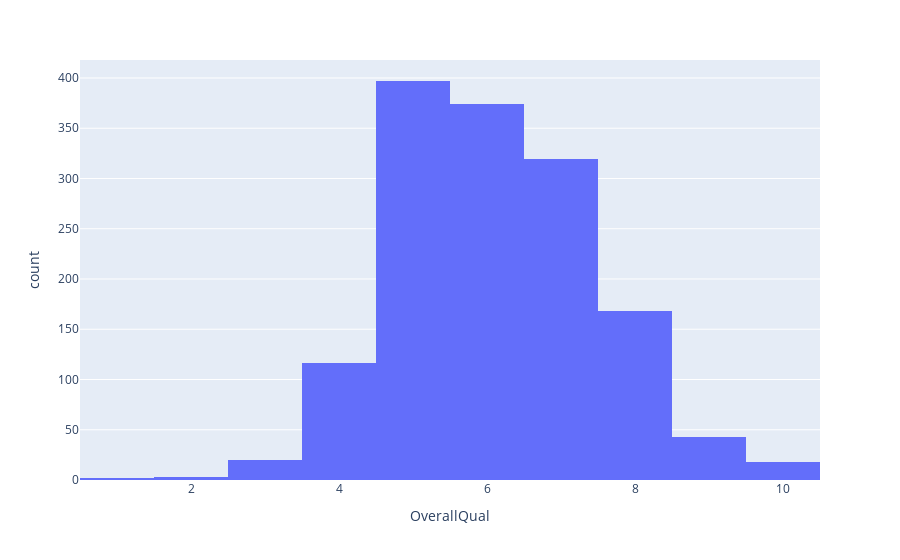

Source (notebook cell):
### Markdown cell above
### Escalamiento

Un paso importante antes de introducir features en los modelos, es el escalamiento de las variables. El objetivo de esto es que el dominio de las variables sea similar y de esta forma obtener mejores resultados. Este proceso es una de las cosas más sencillas que se pueden hacer y que (por lo general) se traduce en un aumento del rendimiento del modelo. Ojo que no hacer esto puede hacer que su modelo no tenga sentido como es el caso de algoritmos clásicos.

Tomar en consideración que muchos de los algoritmos modernos como **XGBoost** señalan que no necesitan escalamiento para el entrenamiento, sin embargo, escalar las variables de entrada puede impactar positivamente en el poder predictivo del modelo.

Para realizar el escalamiento utilizaremos el módulo `sklearn.preprocessing`, este entrega diversas técnicas de escalamiento, normalización y estandarización de datos a través de clases `Transformers` (no confundir con los transformers de Deep Learning).

### Estandarización

La estándarización es una de las transformaciones mas relevantes a tener presente durante el modelamiento. esto debido a que un gran cantidad de algoritmos de aprendizaje automático / estadístico, asumen que los datos a operar se encuentran **distribuidos de manera normal**. **Si los datos no se distribuyen normalmente y contienen valores atípicos**, **es posible que la media y la desviación típica no reflejen con exactitud la tendencia central y la variabilidad de los datos**.

En la práctica, se ignora la forma de la distribución a trabajar y simplemente e transforma removiendo la media y escalando por la desviación estándar.


El objeto `StandarScaler` permite estandarizar datos.

**Ejemplo**

### Code cell
import plotly.express as px

px.histogram(df, x='OverallQual')

### Figure 1 — Plotly figure (JSON) as saved in the notebook; plotly's stock layout.template omitted (floating-point values rounded to 4 significant figures; data arrays with more than 128 entries replaced by an {"elided": "..."} marker saying what was removed)
{"data": [{"alignmentgroup": "True", "bingroup": "x", "hovertemplate": "OverallQual=%{x}<br>count=%{y}<extra></extra>", "legendgroup": "", "marker": {"color": "#636efa", "pattern": {"shape": ""}}, "name": "", "offsetgroup": "", "orientation": "v", "showlegend": false, "type": "histogram", "x": {"elided": "1460 int values"}, "xaxis": "x", "yaxis": "y"}], "layout": {"barmode": "relative", "legend": {"tracegroupgap": 0}, "margin": {"t": 60}, "xaxis": {"anchor": "y", "domain": [0, 1], "title": {"text": "OverallQual"}}, "yaxis": {"anchor": "x", "domain": [0, 1], "title": {"text": "count"}}}}
